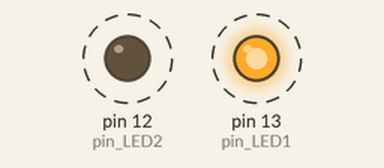
Simulated run of this sketch. Board: Arduino Uno, built with avr-gcc and run on an emulated ATmega328P. Parts: output pins drawn as LEDs (lit = HIGH). Dashed ring = blinking.

Above: at 0.1 s.
Timing chart, 0 to 3.0 s (numbered marks = the images above):
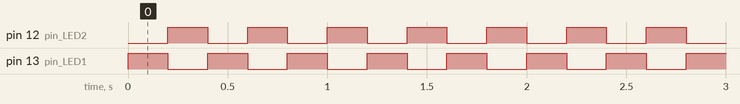

The sketch:

ex05_led.ino
```cpp
const int pin_LED1 = 13;
const int pin_LED2 = 12;

void blink(int pin, long time){

  delay(time);
}

void setup() {
  // put your setup code here, to run once:
  pinMode(pin_LED1, OUTPUT);
  pinMode(pin_LED2, OUTPUT);
}

void loop() {
  digitalWrite(pin_LED1, HIGH);
  digitalWrite(pin_LED2, LOW);
  delay(200);

  digitalWrite(pin_LED2, HIGH);
  digitalWrite(pin_LED1, LOW);
  delay(200);

}
```

Measured:
- by itself, pin 12 (pin_LED2), pin 13 (pin_LED1): alternates HIGH for 0.20 s and LOW for 0.20 s
